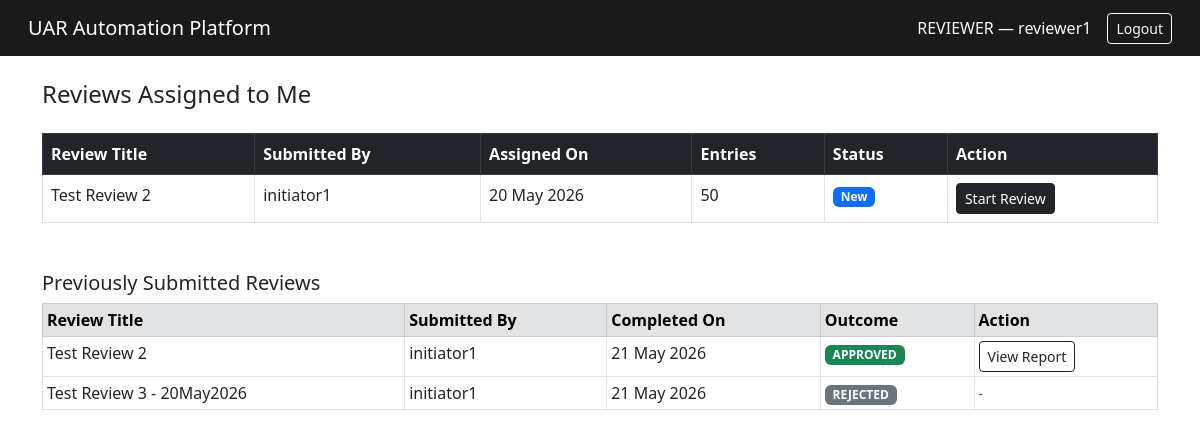
The page /reviewer/queue (signed in) on the database as committed earlier.
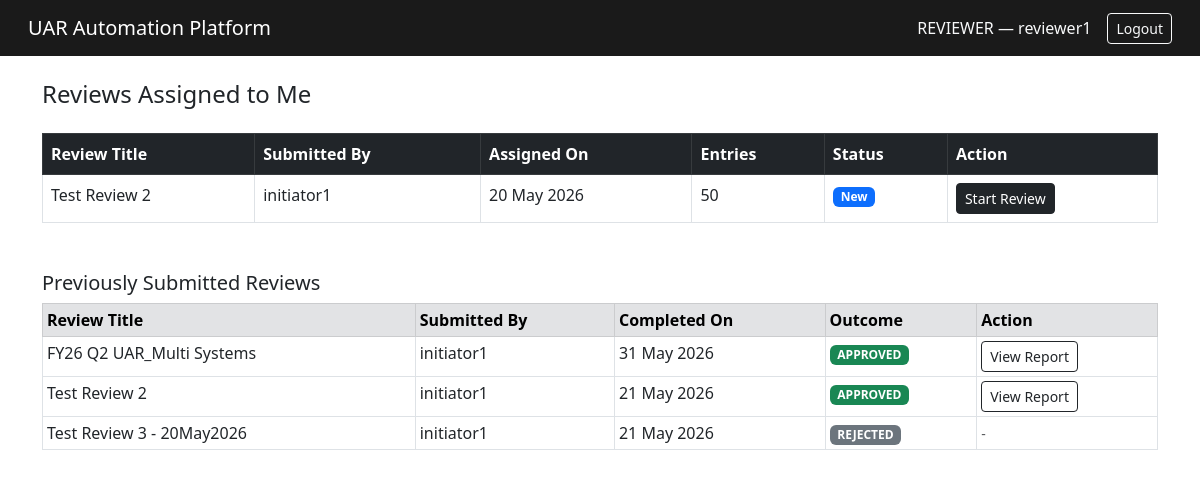
The same page on the database as committed later.
### app/models.py (models this page shows, shortened)
class UARReview(db.Model):
    __tablename__ = 'uar_reviews'
    id            = db.Column(db.Integer, primary_key=True)
    title         = db.Column(db.String(200))
    initiator_id  = db.Column(db.Integer, db.ForeignKey('users.id'),
                              nullable=False)
    reviewer_id   = db.Column(db.Integer, db.ForeignKey('users.id'),
                              nullable=False)
    approver_id   = db.Column(db.Integer, db.ForeignKey('users.id'),
                              nullable=False)
    status        = db.Column(db.String(20), default='PENDING')
    created_at    = db.Column(db.DateTime, default=datetime.utcnow)
    completed_at  = db.Column(db.DateTime)
    approved_at   = db.Column(db.DateTime)
    reject_reason = db.Column(db.Text)
    initiator = db.relationship('User', foreign_keys=[initiator_id])
    reviewer  = db.relationship('User', foreign_keys=[reviewer_id])
    approver  = db.relationship('User', foreign_keys=[approver_id])
    entries   = db.relationship('UAREntry', backref='review', lazy=True)

class User(db.Model):
    __tablename__ = 'users'
    id            = db.Column(db.Integer, primary_key=True)
    username      = db.Column(db.String(80), unique=True, nullable=False)
    email         = db.Column(db.String(120), unique=True, nullable=False)
    password_hash = db.Column(db.String(256))
    role          = db.Column(db.String(30), nullable=False)
    is_active     = db.Column(db.Boolean, default=True)
    created_at    = db.Column(db.DateTime, default=datetime.utcnow)
    @property
    def is_authenticated(self):
        return True

### app/routes.py (the view)
@main.route('/reviewer/queue')
@login_required
@role_required('reviewer')
def reviewer_queue():
    reviews = UARReview.query.filter_by(
        reviewer_id=current_user.id,
        status='IN_REVIEW'
    ).all()
    reviews_completed = UARReview.query.filter(
        UARReview.reviewer_id == current_user.id,
        UARReview.status.in_(['APPROVED', 'REJECTED', 'PENDING_APPROVAL'])
    ).order_by(UARReview.completed_at.desc()).all()
    return render_template('reviewer/queue.html',
                           reviews=reviews,
                           reviews_completed=reviews_completed)

### app/auth.py (called while the page is built)
@login_manager.user_loader
def load_user(user_id):
    return User.query.get(int(user_id))

### app/routes.py (called while the page is built)
def role_required(*roles):
    def decorator(f):
        @wraps(f)
        def decorated(*args, **kwargs):
            if not current_user.is_authenticated:
                abort(401)
            if current_user.role not in roles:
                abort(403)
            return f(*args, **kwargs)
        return decorated
    return decorator

### app/templates/reviewer/queue.html (shortened to what this page needs)
{% extends 'base.html' %}
{% block content %}
<div class='d-flex justify-content-between align-items-center mb-4'>
  <h4 class='mb-0'>Reviews Assigned to Me</h4>
</div>
{% if reviews %}
<table class='table table-bordered'>
  <thead class='table-dark'>
    <tr>
      <th>Review Title</th>
      <th>Submitted By</th>
      <th>Assigned On</th>
      <th>Entries</th>
      <th>Status</th>
      <th>Action</th>
    </tr>
  </thead>
  <tbody>
    {% for review in reviews %}
    <tr {% if review.reject_reason %}class='table-warning'{% endif %}>
      <td>{{ review.title }}</td>
      <td>{{ review.initiator.username }}</td>
      <td>{{ review.created_at.strftime('%d %b %Y') }}</td>
      <td>{{ review.entries | length }}</td>
      <td>
        {% if review.reject_reason %}
        <span class='badge bg-warning text-dark'>
          Returned by Approver
        </span>
        <br>
        <small class='text-danger fst-italic'>
          Reason: {{ review.reject_reason }}
        </small>
        {% else %}
        <span class='badge bg-primary'>New</span>
        {% endif %}
      </td>
      <td>
        <a href='/review/{{ review.id }}/decide'
           class='btn btn-dark btn-sm'>
          {% if review.reject_reason %}Rework{% else %}Start Review{% endif %}
        </a>
      </td>
    </tr>
    {% endfor %}
  </tbody>
</table>
{% else %}
<div class='alert alert-secondary'>
  No reviews are currently assigned to you.
</div>
{% endif %}
{% if reviews_completed %}
<h5 class='mt-5'>Previously Submitted Reviews</h5>
<table class='table table-bordered table-sm'>
  <thead class='table-secondary'>
    <tr>
      <th>Review Title</th>
      <th>Submitted By</th>
      <th>Completed On</th>
      <th>Outcome</th>
      <th>Action</th>
    </tr>
  </thead>
  <tbody>
    {% for review in reviews_completed %}
    <tr>
      <td>{{ review.title }}</td>
      <td>{{ review.initiator.username }}</td>
      <td>{{ review.completed_at.strftime('%d %b %Y')
             if review.completed_at else 'N/A' }}</td>
      <td>
        <span class='badge
          {% if review.status == "APPROVED" %}bg-success
          {% elif review.status == "PENDING_APPROVAL" %}bg-info text-dark
          {% else %}bg-secondary{% endif %}'>
          {{ review.status.replace('_',' ') }}
        </span>
      </td>
      <td>
        {% if review.status == 'APPROVED' %}
        <a href='/review/{{ review.id }}/report'
           class='btn btn-outline-dark btn-sm'>View Report</a>
        {% else %}
        <span class='text-muted small'>-</span>
        {% endif %}
      </td>
    </tr>
    {% endfor %}
  </tbody>
</table>
{% endif %}
{% endblock %}

Rows that differ between the two databases and show on the page:
added UARReview: title "FY26 Q2 UAR_Multi Systems", initiator.username "initiator1", completed_at "31 May 2026", status.replace "APPROVED", shown under "Previously Submitted Reviews"
